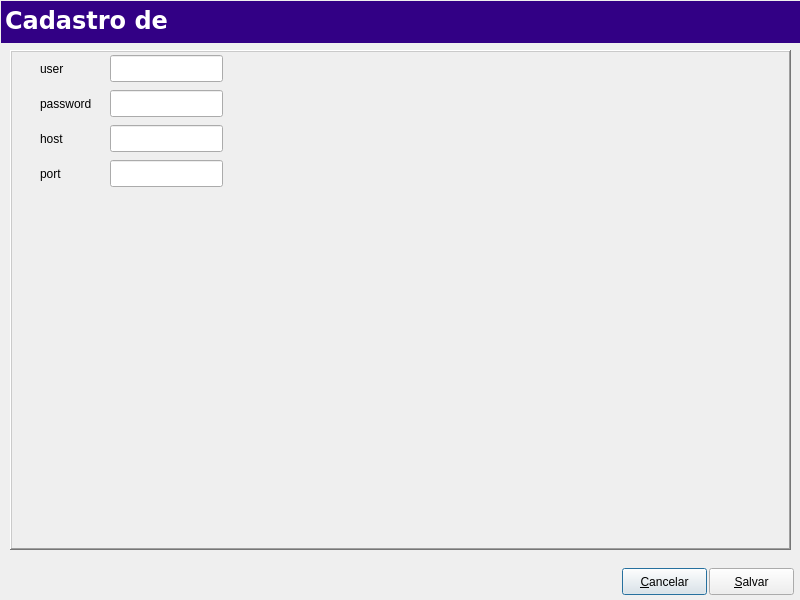
<ui version="4.0">
<class>Editemail</class>
<widget class="QDialog" name="Editemail">
 <property name="geometry">
  <rect>
   <x>0</x>
   <y>0</y>
   <width>800</width>
   <height>600</height>
  </rect>
 </property>
 <property name="windowTitle">
  <string>Edit</string>
 </property>
    <widget class="QFrame" name="frame">
     <property name="geometry">
      <rect>
       <x>10</x>
       <y>50</y>
       <width>781</width>
       <height>500</height>
      </rect>
     </property>
     <property name="frameShape">
      <enum>QFrame::WinPanel</enum>
     </property>
     <property name="frameShadow">
      <enum>QFrame::Raised</enum>
     </property>
 <widget class="QLabel" name="Lbluser">
<property name="geometry">
 <rect>
  <x>30</x>
  <y>10</y>
  <width>59</width>
  <height>17</height>
 </rect>
</property>
<property name="text">
 <string>user</string>
</property>
</widget>
<widget class="QLineEdit" name="LnEdtuser">
 <property name="geometry">
  <rect>
   <x>100</x>
   <y>5</y>
   <width>113</width>
   <height>27</height>
  </rect>
 </property>
</widget>
<widget class="QLabel" name="Lblpassword">
<property name="geometry">
 <rect>
  <x>30</x>
  <y>45</y>
  <width>59</width>
  <height>17</height>
 </rect>
</property>
<property name="text">
 <string>password</string>
</property>
</widget>
<widget class="QLineEdit" name="LnEdtpassword">
 <property name="geometry">
  <rect>
   <x>100</x>
   <y>40</y>
   <width>113</width>
   <height>27</height>
  </rect>
 </property>
</widget>
<widget class="QLabel" name="Lblhost">
<property name="geometry">
 <rect>
  <x>30</x>
  <y>80</y>
  <width>59</width>
  <height>17</height>
 </rect>
</property>
<property name="text">
 <string>host</string>
</property>
</widget>
<widget class="QLineEdit" name="LnEdthost">
 <property name="geometry">
  <rect>
   <x>100</x>
   <y>75</y>
   <width>113</width>
   <height>27</height>
  </rect>
 </property>
</widget>
<widget class="QLabel" name="Lblport">
<property name="geometry">
 <rect>
  <x>30</x>
  <y>115</y>
  <width>59</width>
  <height>17</height>
 </rect>
</property>
<property name="text">
 <string>port</string>
</property>
</widget>
<widget class="QLineEdit" name="LnEdtport">
 <property name="geometry">
  <rect>
   <x>100</x>
   <y>110</y>
   <width>113</width>
   <height>27</height>
  </rect>
 </property>
</widget>
    </widget>
<widget class="QFrame" name="topmenu">
 <property name="geometry">
  <rect>
   <x>1</x>
   <y>1</y>
   <width>801</width>
   <height>42</height>
  </rect>
 </property>
 <property name="minimumSize">
  <size>
   <width>0</width>
   <height>42</height>
  </size>
 </property>
 <property name="maximumSize">
  <size>
   <width>16777215</width>
   <height>42</height>
  </size>
 </property>
 <property name="styleSheet">
  <string notr="true">background-color: rgb(50, 0, 133);</string>
 </property>
 <property name="frameShadow">
  <enum>QFrame::Raised</enum>
 </property>
 <widget class="QLabel" name="labelStatus">
  <property name="enabled">
   <bool>false</bool>
  </property>
  <property name="geometry">
   <rect>
    <x>4</x>
    <y>0</y>
    <width>541</width>
    <height>39</height>
   </rect>
  </property>
  <property name="palette">
   <palette>
    <active>
     <colorrole role="WindowText">
      <brush brushstyle="SolidPattern">
       <color alpha="255">
        <red>255</red>
        <green>255</green>
        <blue>255</blue>
       </color>
      </brush>
     </colorrole>
     <colorrole role="Button">
      <brush brushstyle="SolidPattern">
       <color alpha="255">
        <red>50</red>
        <green>0</green>
        <blue>133</blue>
       </color>
      </brush>
     </colorrole>
     <colorrole role="Text">
      <brush brushstyle="SolidPattern">
       <color alpha="255">
        <red>255</red>
        <green>255</green>
        <blue>255</blue>
       </color>
      </brush>
     </colorrole>
     <colorrole role="ButtonText">
      <brush brushstyle="SolidPattern">
       <color alpha="255">
        <red>255</red>
        <green>255</green>
        <blue>255</blue>
       </color>
      </brush>
     </colorrole>
     <colorrole role="Base">
      <brush brushstyle="SolidPattern">
       <color alpha="255">
        <red>50</red>
        <green>0</green>
        <blue>133</blue>
       </color>
      </brush>
     </colorrole>
     <colorrole role="Window">
      <brush brushstyle="SolidPattern">
       <color alpha="255">
        <red>50</red>
        <green>0</green>
        <blue>133</blue>
       </color>
      </brush>
     </colorrole>
    </active>
    <inactive>
     <colorrole role="WindowText">
      <brush brushstyle="SolidPattern">
       <color alpha="255">
        <red>255</red>
        <green>255</green>
        <blue>255</blue>
       </color>
      </brush>
     </colorrole>
     <colorrole role="Button">
      <brush brushstyle="SolidPattern">
       <color alpha="255">
        <red>50</red>
        <green>0</green>
        <blue>133</blue>
       </color>
      </brush>
     </colorrole>
     <colorrole role="Text">
      <brush brushstyle="SolidPattern">
       <color alpha="255">
        <red>255</red>
        <green>255</green>
        <blue>255</blue>
       </color>
      </brush>
     </colorrole>
     <colorrole role="ButtonText">
      <brush brushstyle="SolidPattern">
       <color alpha="255">
        <red>255</red>
        <green>255</green>
        <blue>255</blue>
       </color>
      </brush>
     </colorrole>
     <colorrole role="Base">
      <brush brushstyle="SolidPattern">
       <color alpha="255">
        <red>50</red>
        <green>0</green>
        <blue>133</blue>
       </color>
      </brush>
     </colorrole>
     <colorrole role="Window">
      <brush brushstyle="SolidPattern">
       <color alpha="255">
        <red>50</red>
        <green>0</green>
        <blue>133</blue>
       </color>
      </brush>
     </colorrole>
    </inactive>
    <disabled>
     <colorrole role="WindowText">
      <brush brushstyle="SolidPattern">
       <color alpha="255">
        <red>255</red>
        <green>255</green>
        <blue>255</blue>
       </color>
      </brush>
     </colorrole>
     <colorrole role="Button">
      <brush brushstyle="SolidPattern">
       <color alpha="255">
        <red>50</red>
        <green>0</green>
        <blue>133</blue>
       </color>
      </brush>
     </colorrole>
     <colorrole role="Text">
      <brush brushstyle="SolidPattern">
       <color alpha="255">
        <red>255</red>
        <green>255</green>
        <blue>255</blue>
       </color>
      </brush>
     </colorrole>
     <colorrole role="ButtonText">
      <brush brushstyle="SolidPattern">
       <color alpha="255">
        <red>255</red>
        <green>255</green>
        <blue>255</blue>
       </color>
      </brush>
     </colorrole>
     <colorrole role="Base">
      <brush brushstyle="SolidPattern">
       <color alpha="255">
        <red>50</red>
        <green>0</green>
        <blue>133</blue>
       </color>
      </brush>
     </colorrole>
     <colorrole role="Window">
      <brush brushstyle="SolidPattern">
       <color alpha="255">
        <red>50</red>
        <green>0</green>
        <blue>133</blue>
       </color>
      </brush>
     </colorrole>
    </disabled>
   </palette>
  </property>
  <property name="font">
   <font>
    <family>Verdana</family>
    <pointsize>18</pointsize>
    <weight>75</weight>
    <bold>true</bold>
   </font>
  </property>
  <property name="styleSheet">
   <string/>
  </property>
  <property name="frameShape">
   <enum>QFrame::NoFrame</enum>
  </property>
  <property name="frameShadow">
   <enum>QFrame::Plain</enum>
  </property>
  <property name="lineWidth">
   <number>1</number>
  </property>
  <property name="text">
   <string>Cadastro de </string>
  </property>
  <property name="textFormat">
   <enum>Qt::AutoText</enum>
  </property>
  <property name="alignment">
   <set>Qt::AlignLeading|Qt::AlignLeft|Qt::AlignVCenter</set>
  </property>
  <property name="wordWrap">
   <bool>false</bool>
  </property>
  <property name="textInteractionFlags">
   <set>Qt::NoTextInteraction</set>
  </property>
 </widget>
</widget>
<widget class="QPushButton" name="PshBtnCancel">
<property name="geometry">
 <rect>
  <x>622</x>
  <y>568</y>
  <width>85</width>
  <height>27</height>
 </rect>
</property>
<property name="text">
 <string>&amp;Cancelar</string>
</property>
</widget>
<widget class="QPushButton" name="PshBtnSave">
<property name="geometry">
 <rect>
  <x>709</x>
  <y>568</y>
  <width>85</width>
  <height>27</height>
 </rect>
</property>
<property name="text">
 <string>&amp;Salvar</string>
</property>
</widget>

</widget>
    <customwidgets>
     <customwidget>
      <class>SComboBox</class>
      <extends>QComboBox</extends>
      <header location="global">scombobox.h</header>
     </customwidget>
    </customwidgets>
<resources/>
<connections/>
</ui>
